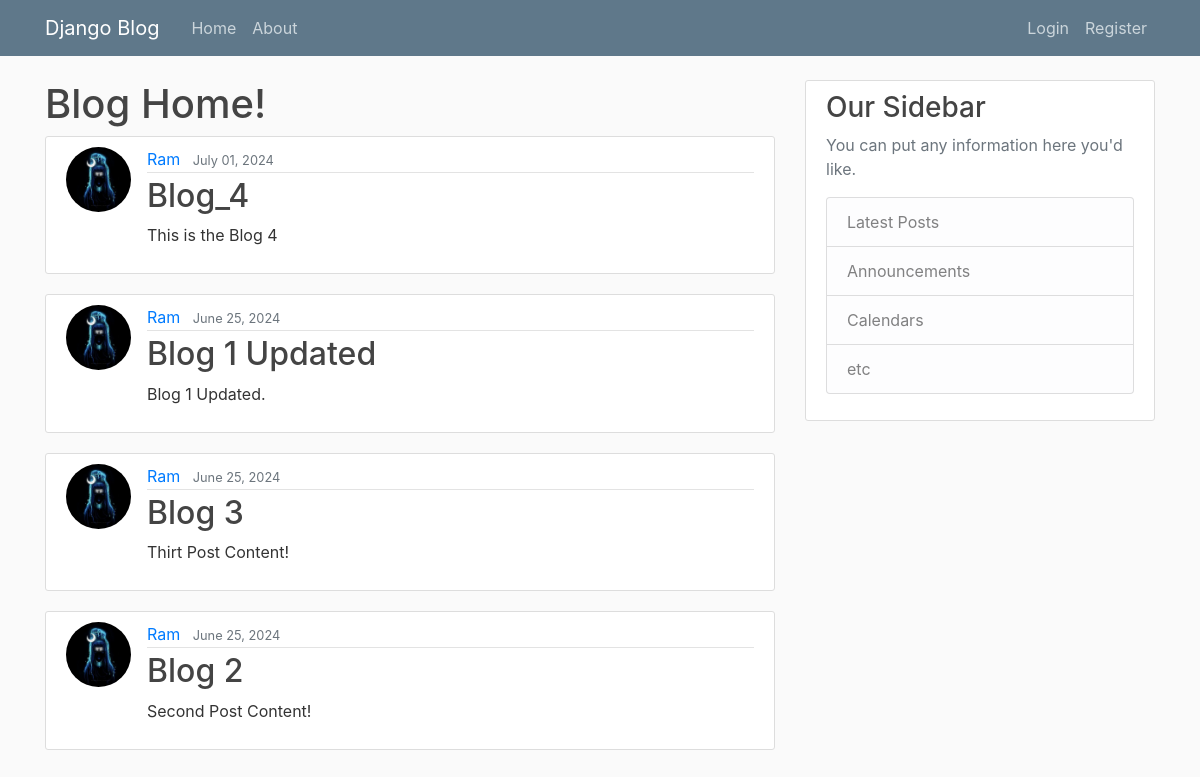
The app's page /, older data.
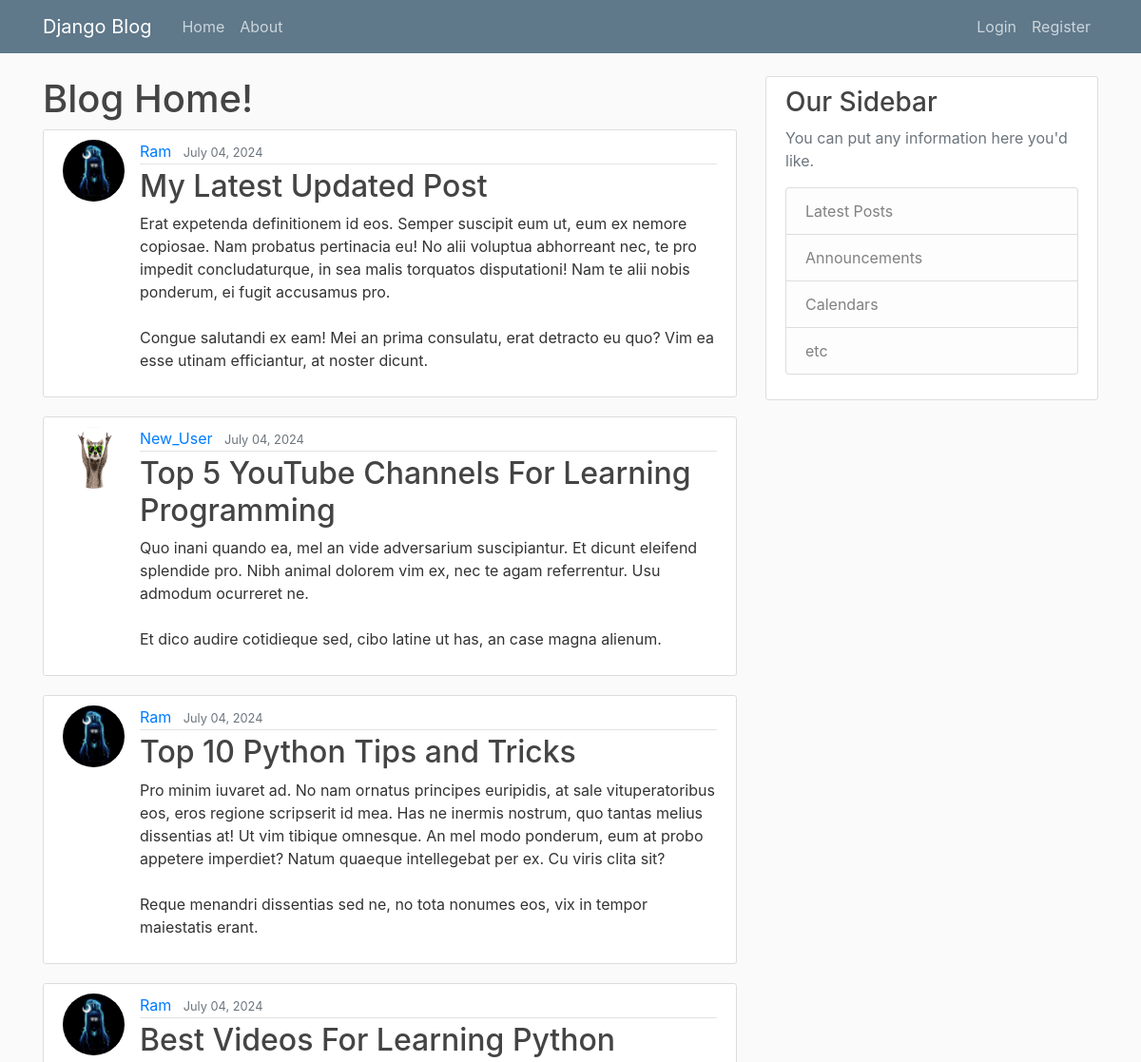
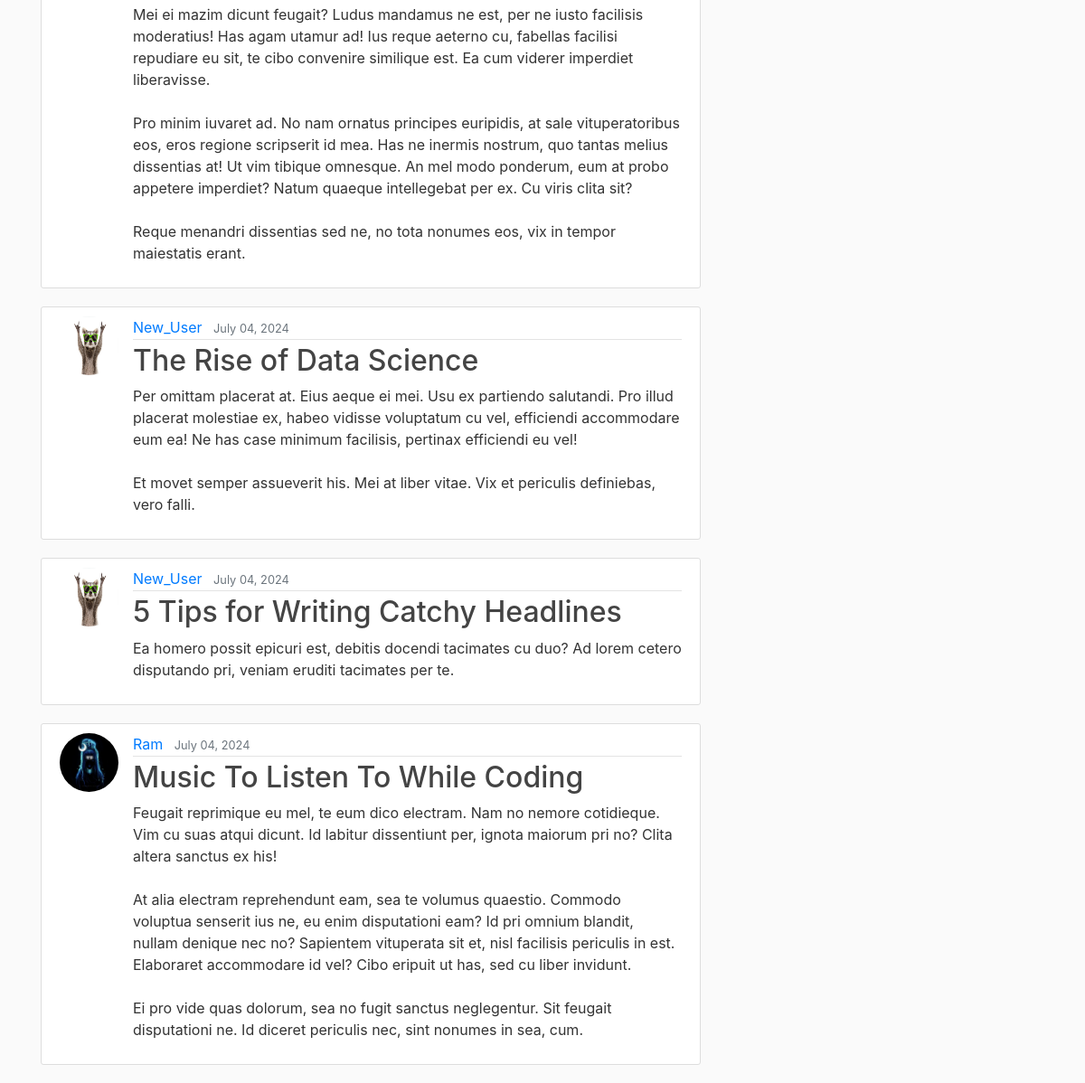
The same page, newer data (2 pictures, top to bottom).
### blog/models.py (models this page shows, shortened)
class Post(models.Model):
    title = models.CharField(max_length = 100)
    content = models.TextField()
    date_posted = models.DateTimeField(default=timezone.now)
    author = models.ForeignKey(User, on_delete= models.CASCADE)

### users/models.py (models this page shows, shortened)
class Profile(models.Model):
    user = models.OneToOneField(User, on_delete=models.CASCADE)
    image = models.ImageField(default='default.jpg', upload_to='profile_pics')

### blog/views.py (the view)
# urls.py: path("", PostListView.as_view(), name="blog-home"),
class PostListView(ListView):
    model = Post
    template_name = "blog/home.html"
    context_object_name = 'posts'
    ordering = ['-date_posted']
    paginate_by = 7

### blog/templates/blog/home.html
{% extends "blog/base.html" %}
{% block content %}
    <h1>Blog Home!</h1>
    {% for post in posts %}
        <article class="media content-section">
            <img class="rounded-circle article-img" src="{{ post.author.profile.image.url }}">
            <div class="media-body">
            <div class="article-metadata">
              <a class="mr-2" href="#">{{ post.author }}</a>
              <small class="text-muted">{{ post.date_posted|date:"F d, Y" }}</small>
            </div>
            <h2><a class="article-title" href="{% url 'post-detail' post.id %}">{{ post.title }}</a></h2>
            <p class="article-content">{{ post.content }}</p>
          </div>
        </article>
    {% endfor %}
{% endblock content %}

Row changes from the older to the newer data that the page shows:
no longer on this page (row unchanged): Post: author.profile.image (placeholder picture), author "Ram", date_posted "July 01, 2024", title "Blog_4", content "This is the Blog 4"
no longer on this page (row unchanged): Post: author.profile.image (placeholder picture), author "Ram", date_posted "June 25, 2024", title "Blog 1 Updated", content "Blog 1 Updated."
no longer on this page (row unchanged): Post: author.profile.image (placeholder picture), author "Ram", date_posted "June 25, 2024", title "Blog 3", content "Thirt Post Content!"
no longer on this page (row unchanged): Post: author.profile.image (placeholder picture), author "Ram", date_posted "June 25, 2024", title "Blog 2", content "Second Post Content!"
added Post: author.profile.image (placeholder picture), author "Ram", date_posted "July 04, 2024", title "My Latest Updated Post", content "Erat expetenda definitionem id eos. Semper suscipit eum ut, eum ex nemore copiosae. Nam probatus pertinacia eu! No alii voluptua abhorreant nec, te pro impedit concludaturque, in sea malis torquatos disputationi! Nam te alii nobis ponderum, ei fugit accusamus pro. Congue salutandi ex eam! Mei an prima consulatu, erat detracto eu quo? Vim ea esse utinam efficiantur, at noster dicunt."
added Post: author.profile.image (picture), author "New_User", date_posted "July 04, 2024", title "Top 5 YouTube Channels For Learning Programming", content "Quo inani quando ea, mel an vide adversarium suscipiantur. Et dicunt eleifend splendide pro. Nibh animal dolorem vim ex, nec te agam referrentur. Usu admodum ocurreret ne. Et dico audire cotidieque sed, cibo latine ut has, an case magna alienum."
added Post: author.profile.image (placeholder picture), author "Ram", date_posted "July 04, 2024", title "Top 10 Python Tips and Tricks", content "Pro minim iuvaret ad. No nam ornatus principes euripidis, at sale vituperatoribus eos, eros regione scripserit id mea. Has ne inermis nostrum, quo tantas melius dissentias at! Ut vim tibique omnesque. An mel modo ponderum, eum at probo appetere imperdiet? Natum quaeque intellegebat per ex. Cu viris clita sit? Reque menandri dissentias sed ne, no tota nonumes eos, vix in tempor maiestatis erant."
added Post: author.profile.image (placeholder picture), author "Ram", date_posted "July 04, 2024", title "Best Videos For Learning Python", content "Mei ei mazim dicunt feugait? Ludus mandamus ne est, per ne iusto facilisis moderatius! Has agam utamur ad! Ius reque aeterno cu, fabellas facilisi repudiare eu sit, te cibo convenire similique est. Ea cum viderer imperdiet liberavisse. Pro minim iuvaret ad. No nam ornatus principes euripidis, at sale vituperatoribus eos, eros regione scripserit id mea. Has ne inermis nostrum, quo tantas melius dissentias at! Ut vim tibique omnesque. An mel modo ponderum, eum at probo appetere imperdiet? Natum quaeque intellegebat per ex. Cu viris clita sit? Reque menandri dissentias sed ne, no tota nonumes eos, vix in tempor maiestatis erant."
added Post: author.profile.image (picture), author "New_User", date_posted "July 04, 2024", title "The Rise of Data Science", content "Per omittam placerat at. Eius aeque ei mei. Usu ex partiendo salutandi. Pro illud placerat molestiae ex, habeo vidisse voluptatum cu vel, efficiendi accommodare eum ea! Ne has case minimum facilisis, pertinax efficiendi eu vel! Et movet semper assueverit his. Mei at liber vitae. Vix et periculis definiebas, vero falli."
added Post: author.profile.image (picture), author "New_User", date_posted "July 04, 2024", title "5 Tips for Writing Catchy Headlines", content "Ea homero possit epicuri est, debitis docendi tacimates cu duo? Ad lorem cetero disputando pri, veniam eruditi tacimates per te."
added Post: author.profile.image (placeholder picture), author "Ram", date_posted "July 04, 2024", title "Music To Listen To While Coding", content "Feugait reprimique eu mel, te eum dico electram. Nam no nemore cotidieque. Vim cu suas atqui dicunt. Id labitur dissentiunt per, ignota maiorum pri no? Clita altera sanctus ex his! At alia electram reprehendunt eam, sea te volumus quaestio. Commodo voluptua senserit ius ne, eu enim disputationi eam? Id pri omnium blandit, nullam denique nec no? Sapientem vituperata sit et, nisl facilisis periculis in est. Elaboraret accommodare id vel? Cibo eripuit ut has, sed cu liber invidunt. Ei pro vide quas dolorum, sea no fugit sanctus neglegentur. Sit feugait disputationi ne. Id diceret periculis nec, sint nonumes in sea, cum."
